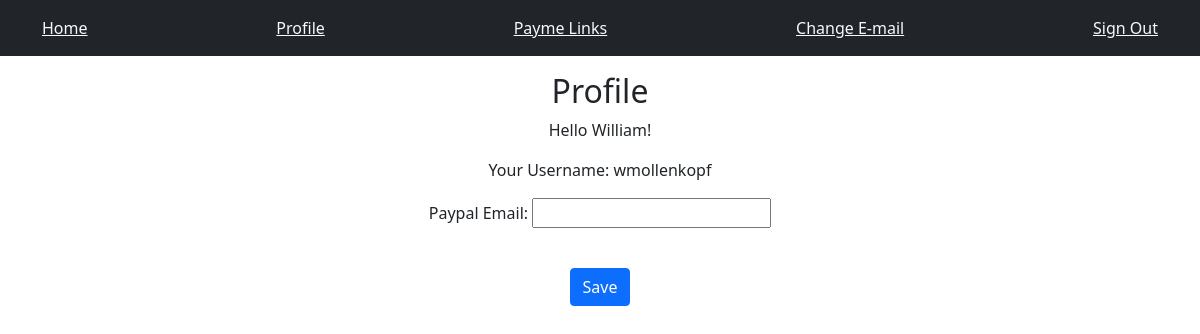
/profile/ (signed in), run on an earlier commit of the app's database.
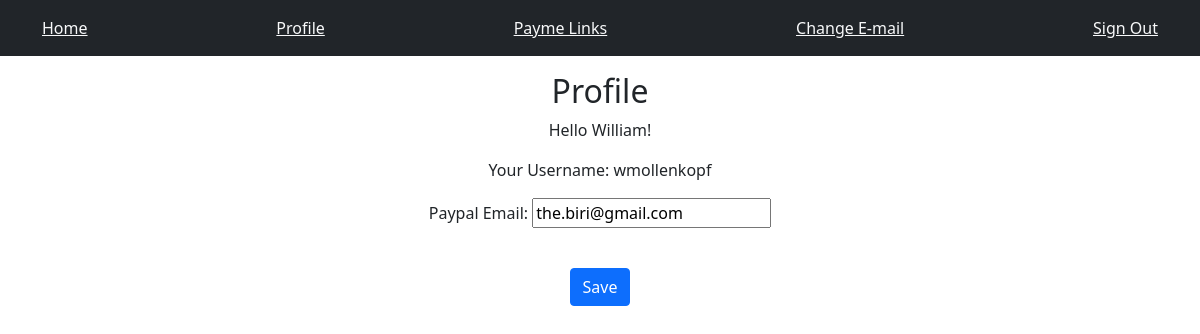
And on a later commit of the database.
### payme/models.py (models this page shows, shortened)
class UserProfile(models.Model):
    user = models.OneToOneField(User, on_delete=models.CASCADE)
    paypalemail = models.EmailField(max_length=255, blank=True, null=True, verbose_name="Paypal Email")
    bio = models.TextField(blank=True)

### payme/views.py (the view)
# urls.py: path('profile/', views.profile, name='profile'),
@login_required
def profile(request):
    user_profile, created = UserProfile.objects.get_or_create(user=request.user)
    if request.method == 'POST':
        form = UserProfileForm(request.POST, instance=user_profile)
        if form.is_valid():
            form.save()
            return redirect('payme:profile')
    else:
        form = UserProfileForm(instance=user_profile)
    return render(request, 'account/profile.html', {'form': form})

### payme/forms.py
class UserProfileForm(forms.ModelForm):
    class Meta:
        model = UserProfile
        fields = ['paypalemail', 'bio']  # Include additional fields as needed

### templates/account/profile.html (shortened to what this page needs)
{% extends 'account/base.html' %}
{% block content %}
    <div class="text-center">
        <h2>Profile</h2>
        <p>Hello {{ user.first_name }}!</p>
        <p>Your Username: {{ user }}</p>
        <form method="post" enctype="multipart/form-data">
            <div class="form-group">
                {{ form.paypalemail.label_tag }}
                {{ form.paypalemail }}
            </div>
            <p> &nbsp; </p>
            <input type="submit" class="btn btn-primary" value="Save">
        </form>
    </div>
{% endblock %}

### templates/account/base.html (shortened to what this page needs)
<!DOCTYPE html>
<html>
  <head>
    <link href="https://cdn.jsdelivr.net/npm/bootstrap@5.0.1/dist/css/bootstrap.min.css" rel="stylesheet">
  </head>
  <body>
    {% block body %}
    <div class="p-3 mb-3 bg-dark">
      <div class="container d-flex justify-content-between">
          {% if user.is_authenticated %}
          <div><a class="text-light" href="{% url 'home' %}">Home</a></div>
          <div><a class="text-light" href="{% url 'payme:profile' %}">Profile</a></div>
          <div><a class="text-light" href="{% url 'payme:generate_url' %}">Payme Links</a></div>
          <div><a class="text-light" href="{% url 'account_email' %}">Change E-mail</a></div>
          <div><a class="text-light" href="{% url 'account_logout' %}">Sign Out</a></div>
          {% else %}
          <div><a class="text-light" href="{% url 'account_login' %}">Sign In</a></div>
          <div><a class="text-light" href="{% url 'account_signup' %}">Sign Up</a></div>
          {% endif %}
      </div>
    </div>
    {% block content %}
    {% endblock %}
    {% endblock %}
  </body>
</html>

### templates/account/base.html (style rules this page uses)
.form-group { margin-top: 10px; }

What changed in the data, as far as the page shows it:
changed UserProfile: paypalemail (not shown) → "the.biri@gmail.com"
